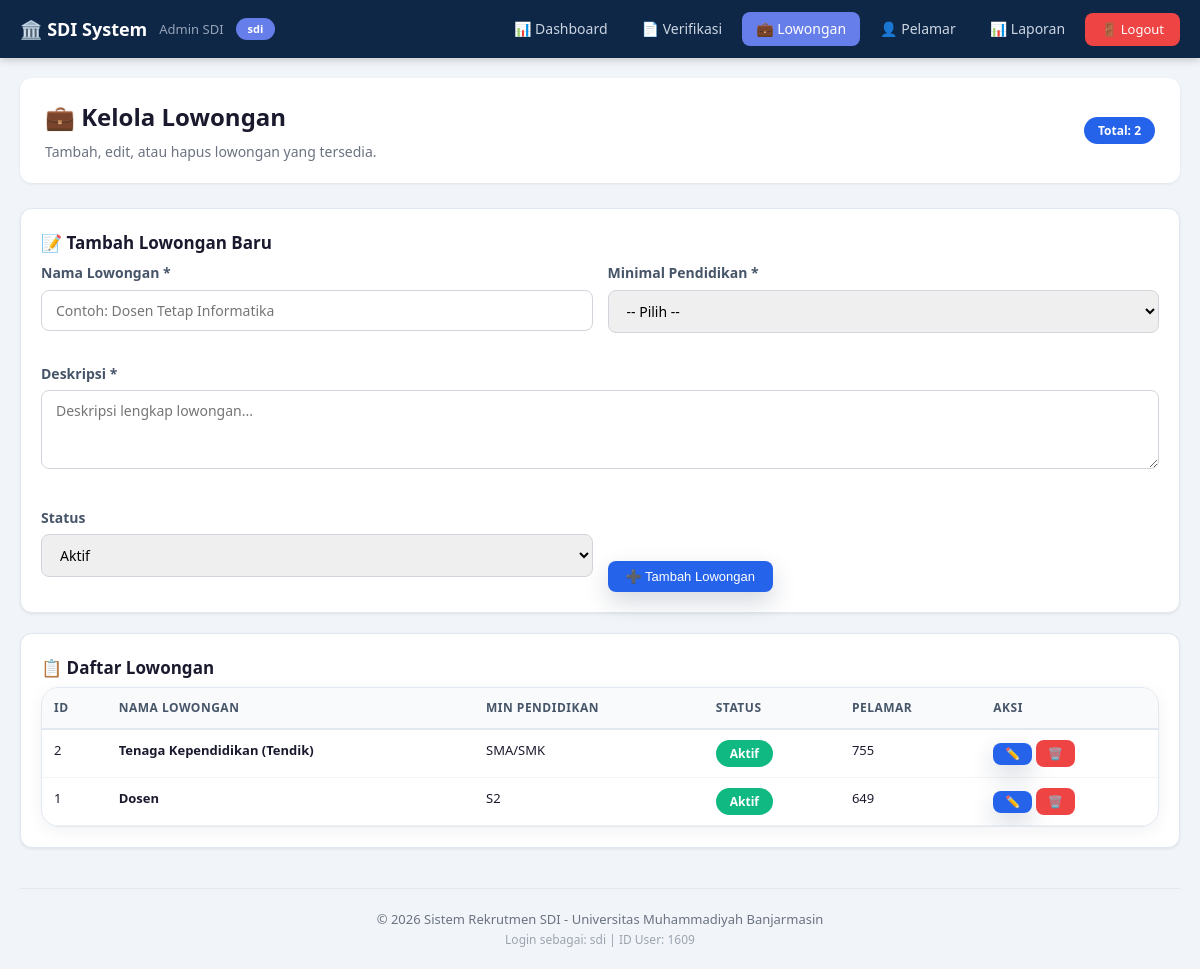
/kelola_lowongan.php (signed in), run on the app's committed database.
### tables this page shows
CREATE TABLE `users` (
  `id_user` int NOT NULL,
  `id_role` int NOT NULL,
  `nik` varchar(20) NOT NULL,
  `nama_lengkap` varchar(100) NOT NULL,
  `email` varchar(100) NOT NULL,
  `password` varchar(255) NOT NULL,
  `no_hp` varchar(100) NOT NULL,
  `alamat` text NOT NULL,
  `status_aktif` tinyint(1) NOT NULL DEFAULT '1'
);

CREATE TABLE `roles` (
  `id_role` int NOT NULL,
  `nama_role` varchar(50) NOT NULL,
  `keterangan` varchar(100) DEFAULT NULL
);

CREATE TABLE `lowongan` (
  `id_lowongan` int NOT NULL,
  `nama_lowongan` varchar(50) NOT NULL,
  `minimal_pendidikan` int NOT NULL,
  `deskripsi` text NOT NULL,
  `status` enum('Aktif','Tidak Aktif') NOT NULL DEFAULT 'Aktif'
);

CREATE TABLE `master_pendidikan` (
  `id_pendidikan` int NOT NULL,
  `jenjang` varchar(50) NOT NULL,
  `keterangan` varchar(100) DEFAULT NULL
);

### kelola_lowongan.php (the view, shortened to what this page needs)
<?php
require __DIR__.'/../includes/config.php';
$stmt = $pdo->prepare("SELECT u.*, r.nama_role FROM users u JOIN roles r ON u.id_role = r.id_role WHERE u.id_user = ? AND u.status_aktif = 1");
$stmt->execute([$_SESSION['id_user']]);
$user = $stmt->fetch();
$lowonganList = $pdo->query("
    SELECT
        l.*,
        mp.jenjang as minimal_pendidikan_nama,
        (SELECT COUNT(*) FROM lamaran WHERE id_lowongan = l.id_lowongan) as total_pelamar
    FROM lowongan l
    LEFT JOIN master_pendidikan mp ON l.minimal_pendidikan = mp.id_pendidikan
    ORDER BY l.id_lowongan DESC
")->fetchAll();
include '_layout_top.php';
?>
<div class="topline">
    <div>
        <h1>💼 Kelola Lowongan</h1>
        <p class="hint">Tambah, edit, atau hapus lowongan yang tersedia.</p>
    </div>
    <div>
        <span class="badge badge-primary">Total: <?= count($lowonganList) ?></span>
    </div>
</div>
<div class="card">
    <h3>📝 Tambah Lowongan Baru</h3>
    <form method="POST">
        <div style="display:grid;grid-template-columns:1fr 1fr;gap:15px;">
            <div class="form-group">
                <label>Nama Lowongan <span class="required">*</span></label>
                <input type="text" name="nama_lowongan" placeholder="Contoh: Dosen Tetap Informatika" required>
            </div>
            <div class="form-group">
                <label>Minimal Pendidikan <span class="required">*</span></label>
                <select name="minimal_pendidikan" required>
                    <option value="">-- Pilih --</option>
                </select>
            </div>
            <div class="form-group" style="grid-column:1/-1;">
                <label>Deskripsi <span class="required">*</span></label>
                <textarea name="deskripsi" rows="3" placeholder="Deskripsi lengkap lowongan..." required></textarea>
            </div>
            <div class="form-group">
                <label>Status</label>
                <select name="status">
                    <option value="Aktif">Aktif</option>
                </select>
            </div>
            <div style="display:flex;align-items:end;">
                <button type="submit" name="add_lowongan" class="btn btn-primary">➕ Tambah Lowongan</button>
            </div>
        </div>
    </form>
</div>
<div class="card">
    <h3>📋 Daftar Lowongan</h3>
    <?php if(empty($lowonganList)): ?>
        <p style="color:#999;padding:20px;text-align:center;">Belum ada lowongan.</p>
    <?php else: ?>
        <div class="table-wrap">
            <table class="table">
                <thead>
                    <tr>
                        <th>ID</th>
                        <th>Nama Lowongan</th>
                        <th>Min Pendidikan</th>
                        <th>Status</th>
                        <th>Pelamar</th>
                        <th>Aksi</th>
                    </tr>
                </thead>
                <tbody>
                    <?php foreach($lowonganList as $l): ?>
                        <tr>
                            <td><?= $l['id_lowongan'] ?></td>
                            <td><strong><?= htmlspecialchars($l['nama_lowongan']) ?></strong></td>
                            <td><?= htmlspecialchars($l['minimal_pendidikan_nama'] ?? '-') ?></td>
                            <td>
                                <span class="badge <?= $l['status'] == 'Aktif' ? 'badge-success' : 'badge-danger' ?>">
                                    <?= htmlspecialchars($l['status']) ?>
                                </span>
                            </td>
                            <td><?= number_format($l['total_pelamar']) ?></td>
                            <td>
                                <button onclick="editLowongan(<?= $l['id_lowongan'] ?>, '<?= addslashes($l['nama_lowongan']) ?>', <?= $l['minimal_pendidikan'] ?>, '<?= addslashes($l['deskripsi']) ?>', '<?= $l['status'] ?>')" class="btn btn-sm btn-primary">✏️</button>
                                <a href="?delete=<?= $l['id_lowongan'] ?>" onclick="return confirm('Yakin hapus lowongan ini?')" class="btn btn-sm btn-danger">🗑️</a>
                            </td>
                        </tr>
                    <?php endforeach; ?>
                </tbody>
            </table>
        </div>
    <?php endif; ?>
</div>
<?php include '_layout_bottom.php'; ?>

### _layout_top.php (shortened to what this page needs)
<?php
$role_id = $user['id_role'] ?? 0;
$role_name = $user['nama_role'] ?? 'Unknown';
$base_url = '/reknew/admin/';
$nav_links = [];
switch ($role_id) {
    case 2:
        $nav_links = [
            ['url' => $base_url . 'dashboard.php', 'label' => '📊 Dashboard'],
            ['url' => $base_url . 'verifikasi_lamaran.php', 'label' => '📄 Verifikasi'],
            ['url' => $base_url . 'kelola_lowongan.php', 'label' => '💼 Lowongan'],
            ['url' => $base_url . 'data_pelamar.php', 'label' => '👤 Pelamar'],
            ['url' => $base_url . 'laporan.php', 'label' => '📊 Laporan'],
        ];
        break;
}
$current_page = basename($_SERVER['PHP_SELF']);
function isActive($url, $current_page) {
    return basename($url) == $current_page ? 'active' : '';
}
?>
<!DOCTYPE html>
<html lang="id">
<head>
    <link rel="stylesheet" href="assets/style.css">
</head>
<body>
<nav class="admin-nav">
    <div class="nav-inner">
        <div class="nav-brand">
            🏛️ SDI System
            <span><?= htmlspecialchars($user['nama_lengkap'] ?? '') ?></span>
            <span class="badge-role"><?= htmlspecialchars($role_name) ?></span>
        </div>
        <div class="nav-links">
            <?php foreach($nav_links as $link): ?>
                <a href="<?= $link['url'] ?>" class="<?= isActive($link['url'], $current_page) ?>">
                    <?= $link['label'] ?>
                </a>
            <?php endforeach; ?>
            <a href="/reknew/logout.php" class="btn-logout">🚪 Logout</a>
        </div>
    </div>
</nav>
<div class="container">

### _layout_bottom.php
    <footer style="margin-top:40px;padding-top:20px;border-top:1px solid #e5e7eb;text-align:center;color:#6b7280;font-size:13px;">
        <p>© <?= date('Y') ?> Sistem Rekrutmen SDI - Universitas Muhammadiyah Banjarmasin</p>
        <p style="font-size:12px;color:#9ca3af;">
            Login sebagai: <?= htmlspecialchars($role_name ?? '') ?> |
            ID User: <?= htmlspecialchars($user['id_user'] ?? '') ?>
        </p>
    </footer>
</div>
</body>
</html>

### style.css (style rules this page uses)
:root { --primary: #0f2747; --primary-2: #153a63; --accent: #d4af37; --accent-soft: #f7edcf; --bg: #f5f7fa; --surface: #ffffff; --surface-2: #f8fafc; --border: #e2e8f0; --text: #1f2937; --muted: #64748b; --success: #15803d; --success-bg: #dcfce7; --warning: #a16207; --warning-bg: #fef3c7; --danger: #b91c1c; --danger-bg: #fee2e2; --info: #1d4ed8; --info-bg: #dbeafe; --shadow-sm: 0 4px 16px rgba(15, 39, 71, 0.06); --shadow: 0 18px 55px rgba(15, 39, 71, 0.1); --radius: 18px; }
* { box-sizing: border-box; }
html { scroll-behavior: smooth; }
body { margin: 0; font-family: Inter, system-ui, -apple-system, BlinkMacSystemFont, "Segoe UI", Arial, sans-serif; background: var(--bg); color: var(--text); line-height: 1.6; }
a { text-decoration: none; color: inherit; }
.container { max-width: 1180px; margin: 0 auto; padding: 0 20px; }
.nav-inner { max-width: 1180px; margin: 0 auto; padding: 14px 20px; display: flex; align-items: center; justify-content: space-between; gap: 18px; }
.brand-title span, .hint { font-size: 12px; color: var(--muted); font-weight: 500; }
.nav-links { display: flex; align-items: center; gap: 8px; flex-wrap: wrap; }
.nav-links a:not(.btn) { padding: 10px 12px; border-radius: 12px; color: #334155; font-weight: 700; font-size: 14px; }
.btn, button { border: 0; border-radius: 12px; padding: 11px 16px; font-weight: 800; cursor: pointer; display: inline-flex; align-items: center; justify-content: center; gap: 8px; transition: 0.18s ease; font-size: 14px; }
.btn-primary { background: var(--primary); color: #fff; box-shadow: 0 10px 24px rgba(15, 39, 71, 0.18); }
.btn-danger { background: var(--danger-bg); color: var(--danger); }
.card { background: var(--surface); border: 1px solid var(--border); border-radius: var(--radius); padding: 24px; box-shadow: var(--shadow-sm); }
.card h3 { margin: 0 0 10px; color: var(--primary); font-size: 20px; }
.pill, .badge { display: inline-flex; border-radius: 999px; padding: 6px 10px; font-weight: 800; font-size: 12px; align-items: center; gap: 6px; }
.table-wrap { overflow: auto; background: white; border-radius: 18px; box-shadow: var(--shadow-sm); border: 1px solid var(--border); }
table { width: 100%; border-collapse: collapse; min-width: 850px; }
th, td { padding: 14px 15px; border-bottom: 1px solid var(--border); text-align: left; font-size: 14px; vertical-align: top; }
th { background: #f8fafc; color: #475569; font-size: 12px; text-transform: uppercase; letter-spacing: 0.05em; }
.topline { display: flex; justify-content: space-between; gap: 16px; align-items: center; margin-bottom: 20px; }
.badge-success { background: #d1fae5; color: #065f46; }
.badge-primary { background: #dbeafe; color: #1d4ed8; }
.badge { display: inline-block; padding: 4px 10px; border-radius: 20px; font-size: 11px; font-weight: 600; }
.card { background: white; border-radius: 12px; padding: 20px 22px; box-shadow: 0 2px 8px rgba(0, 0, 0, 0.08); margin-bottom: 20px; }
.card h3 { margin-top: 0; margin-bottom: 4px; font-size: 17px; color: #1a1a2e; }
.table { width: 100%; border-collapse: collapse; }
.table th { text-align: left; padding: 10px 12px; background: #f8fafc; font-size: 11px; font-weight: 600; color: #6b7280; text-transform: uppercase; letter-spacing: 0.5px; border-bottom: 2px solid #e5e7eb; }
.table td { padding: 10px 12px; border-bottom: 1px solid #f1f3f5; font-size: 13px; }
.btn { display: inline-block; padding: 8px 16px; border-radius: 6px; font-size: 13px; font-weight: 500; text-decoration: none; border: 1px solid transparent; cursor: pointer; transition: all 0.2s; }
.btn-primary { background: #2563eb; color: white; border-color: #2563eb; }
.btn-danger { background: #ef4444; color: white; border-color: #ef4444; }
.btn-sm { padding: 4px 10px; font-size: 12px; }
.topline { display: flex; justify-content: space-between; align-items: center; padding: 20px 0 10px; flex-wrap: wrap; gap: 10px; }
.topline h1 { font-size: 26px; margin: 0; color: #1a1a2e; }
.hint { color: #6b7280; font-size: 14px; margin: 4px 0 0; }

### data on the page
users: nama_lengkap "Admin SDI", id_role.nama_role "sdi", id_user "1609"
lowongan: id_lowongan "2", nama_lowongan "Tenaga Kependidikan (Tendik)", master_pendidikan.jenjang "SMA/SMK", status "Aktif", total_pelamar "755"
lowongan: id_lowongan "1", nama_lowongan "Dosen", master_pendidikan.jenjang "S2", status "Aktif", total_pelamar "649"

### other printed values
$link['label'] "📊 Dashboard"
$link['label'] "📄 Verifikasi"
$link['label'] "💼 Lowongan"
$link['label'] "👤 Pelamar"
$link['label'] "📊 Laporan"
count($lowonganList) "2"
